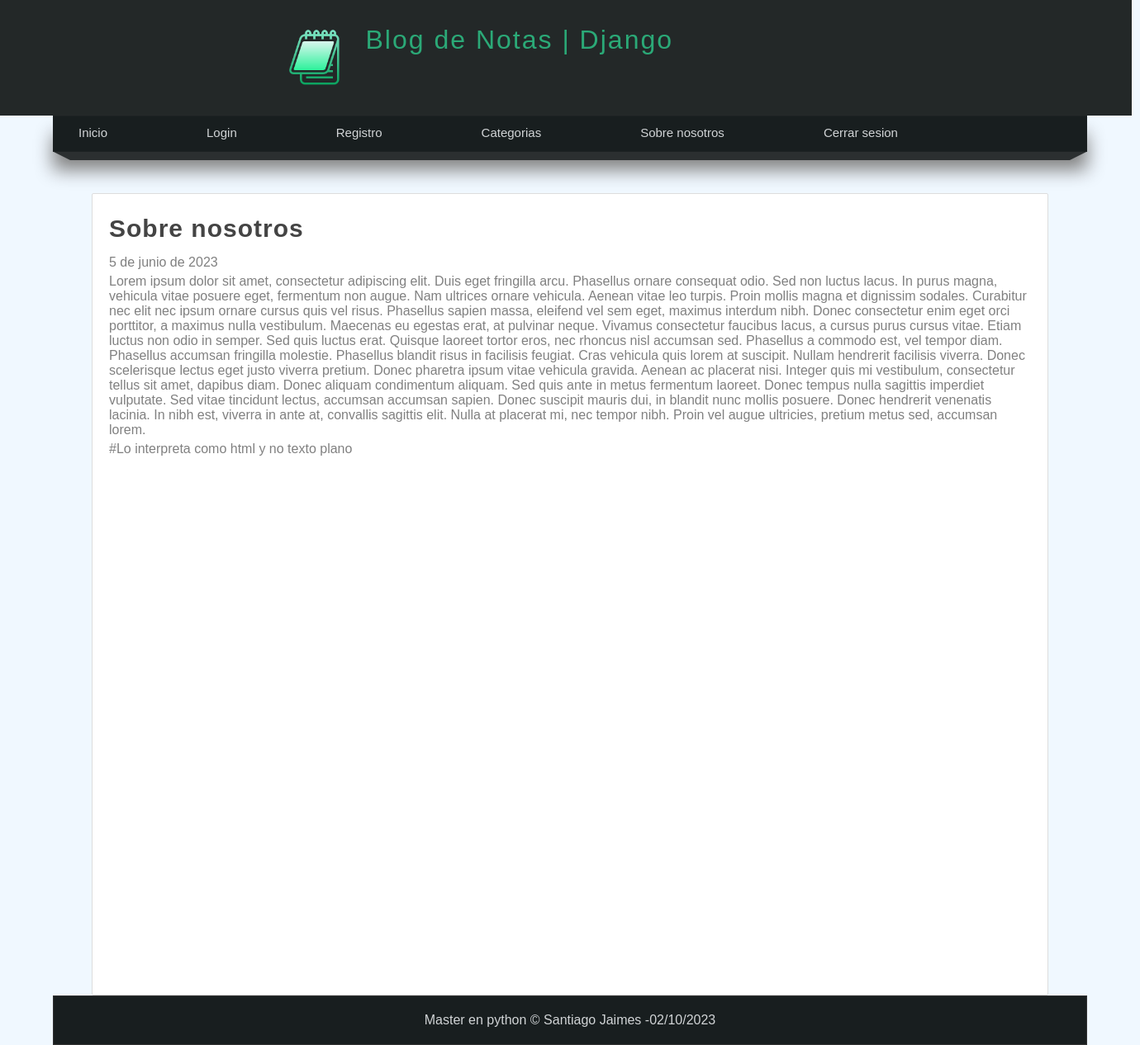
The app's page /pagina/sobre-nosotros (signed in) with its own data.
### pages/models.py (models this page shows, shortened)
class Page(models.Model):
    title = models.CharField(max_length=200,verbose_name="Titulo")
    content=RichTextField(verbose_name="Contenido")
    slug=models.CharField(unique=True,max_length=200,verbose_name="URL Amigable")
    order=models.IntegerField(default=0,verbose_name="Orden")
    public=models.BooleanField(verbose_name="¿Publicado?")
    created_at=models.DateField(auto_now_add=True,verbose_name="Creado el :")
    update_at=models.DateField(auto_now=True,verbose_name="Actualizado el :")
    class Meta:
        verbose_name="Pagina"
        verbose_name_plural="Paginas"

### pages/views.py (the view)
# urls.py: path('pagina/<str:slug>',views.page, name="page")
@login_required(login_url="login")
def page(request,slug):
    page=Page.objects.get(slug=slug)
    """
    Esta función es una vista de Django que renderiza una página HTML.

    Parameters:
    - request: objeto HttpRequest que contiene los datos de la solicitud.

    Returns:
    - Un objeto HttpResponse que representa la página renderizada.
    """
    return render(request,"pages/pages.html",{
        "title":page.title,
        "page":page
    })

### Blog/Processor.py (called while the page is built)
def get_categories(request):
    ids=Article.objects.filter(public=True).values_list('categories',flat=True)
    categories=Category.objects.filter(id__in=ids).values_list('id','name')
    return{
        'categories':categories,
        'ids':ids
    }

### pages/context_processor.py (called while the page is built)
def get_pages(request):
    pages=Page.objects.filter(public=True).order_by('order').values_list('id','title','slug')
    return{
        'pages':pages
    }

### pages/Templates/pages/pages.html (shortened to what this page needs)
{% extends 'layouts/layout.html' %}
{%block content%}
    <h1 class="title">{{page.title}}</h1>
    <spam class="date">{{page.created_at}}</spang>
    <p class="content">
        {{page.content|safe}}
        #Lo interpreta como html y no texto plano
    </p>
{%endblock%}

### MainApp/templates/layouts/layout.html (shortened to what this page needs)
{%load static%}
<!DOCTYPE html>
<html lang="es">
<head>
    <link rel="stylesheet"  href="{% static 'css/styles.css'%}">
</head>
<body>
    <header>
            <div id="logotipo">
                <img src="{% static 'css/images/logotipo.png' %}" />
                <h1> Blog de Notas  |  Django </h1>
            </div>
    </header>
    <nav>
        <ul>
            <li>
                <a href="{% url 'index'%}">Inicio</a>
            </li>
            <li>
                <a href="{% url 'login'%}">Login</a>
            </li>
            <li>
                <a href="{% url 'register'%}">Registro</a>
            </li>
            {% if user.email%}
                <li>
                    <a href="{% url 'articles'%}">Categorias</a>
                </li>
                {% for page in pages%}
                <li>
                    <a href="{%url 'page' page.2%}">{{page.1}}</a>
                </li>
                {% endfor %}
                <li>
                    <a href="{% url 'logout'%}">Cerrar sesion</a>
                </li>
            {% endif %}
        </ul>
    </nav>
    <div class="barra">
        <span class="esquina-izquierda"></span>
        <span class="relleno-barra"></span>
        <span class="esquina-derecha"></span>
    </div>
    <div id="content">
        <div class="box">
            {% block content %}{% endblock %}
        </div>
    </div>
<footer>
    Master en python &copy; Santiago Jaimes -{%now "d/m/Y"%}
</footer>
</body>
</html>

### MainApp/static/css/styles.css (style rules this page uses)
* { margin: 0px; padding: 0px; font-family: sans-serif,Arial, Helvetica; text-decoration: none; }
body { background-color: aliceblue; }
p { margin-top: 5px; margin-bottom: 5px; }
ul,ol { margin-left: 20px; margin-bottom: 10px; }
header { width: 1370px; height: 140px; background-color: #232828; margin: 0px; }
#logotipo { width: 50%; height: 140px; margin: 0 auto; padding-top: 10px; }
#logotipo img { display: block; width: 80px; float: left; margin-top: 20px; }
#logotipo h1 { display: block; float: left; margin-top: 20px; margin: 20px; letter-spacing: 2px; font-weight: lighter; color:#2ba977; }
nav { width: 1250px; height: 42px; margin: 0 auto; background-color:#181E1F ; border: 1px solid #3333; box-shadow: 0px 22px 22px gray; font-size: 15px; }
nav > ul { list-style: none; text-decoration: none; }
nav > ul > li { line-height: 40px; float: left; }
nav > ul > li > a { display: block; padding-left: 10px; padding-right: 110px; color: #d1d4d6; }
.barra { width: 1250px; margin: 0 auto; margin-bottom: 145px; margin:0 auto; }
.esquina-izquierda { display: block; border-left: 20px solid transparent; border-top: 10px solid #2B2F30; float: left; }
.esquina-derecha { display: block; border-right: 20px solid transparent; border-top: 10px solid #2B2F30; float: right; }
.relleno-barra { display: block; width: 1210px; height: 10px; background-color: #2B2F30; float: left; }
#content { width: 1240px; min-height: 930px; margin: 0 auto; margin-top: 30px; margin-top: 50px; }
.box { background: white; width: 90%; min-height: 930px; padding: 20px; border:1px solid #ddd; margin: 0 auto; border-radius: 2px; }
.title { color: #444; letter-spacing: 1px; font-size: 30px; margin-bottom: 10px; margin-top: 5px; }
.date { display: block; margin-top: 15px; margin-bottom: 15px; color: grey; }
.content { line-height: 25px; color: black; }
footer { width: 1250px; background-color: #181E1F; border: 1px solid #333; color:#d1d4d6 ; text-align: center; margin:0 auto; padding-top: 20px; padding-bottom: 20px; box-shadow: 0px opx 20px gray; }

### records on screen
Page: title "Sobre nosotros", created_at "5 de junio de 2023", content "Lorem ipsum dolor sit amet, consectetur adipiscing elit. Duis eget fringilla arcu. Phasellus ornare consequat odio. Sed non luctus lacus. In purus magna, vehicula vitae posuere eget, fermentum non augue. Nam ultrices ornare vehicula. Aenean vitae leo turpis. Proin mollis magna et dignissim sodales. Curabitur nec elit nec ipsum ornare cursus quis vel risus. Phasellus sapien massa, eleifend vel sem eget, maximus interdum nibh. Donec consectetur enim eget orci porttitor, a maximus nulla vestibulum. Maecenas eu egestas erat, at pulvinar neque. Vivamus consectetur faucibus lacus, a cursus purus cursus vitae. Etiam luctus non odio in semper. Sed quis luctus erat. Quisque laoreet tortor eros, nec…"
